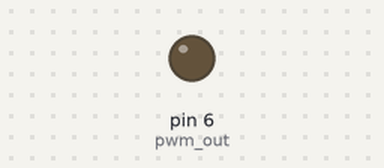
The sketch below on a simulated Arduino Uno, built with avr-gcc and run on an emulated ATmega328P. Parts: output pins drawn as LEDs (lit = HIGH).

Above: at 0.05 s.
At 0.25 s:
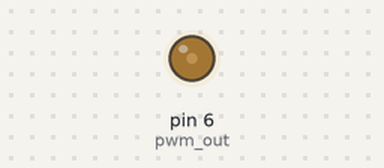
At 0.45 s:
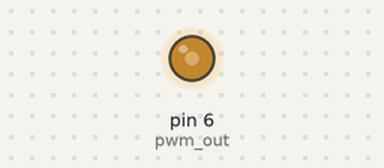
At 0.9 s:
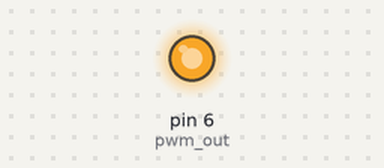
Timing chart, 0 to 3.0 s (numbered marks = the images above):
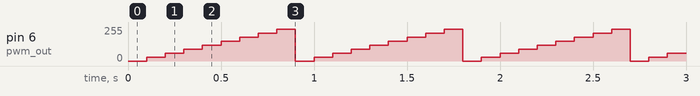

Measured:
- by itself, pin 6 (pwm_out): repeats every 0.90 s: 60/255 0.10 s, 90/255 0.10 s, 120/255 0.10 s, 150/255 0.10 s, 180/255 0.10 s, 210/255 0.10 s, 240/255 0.10 s, 0/255 0.10 s, 30/255 0.10 s

The sketch:

teste.ino
```cpp
#define pwm_out (1 << PD6) //Define a saída do PWM no pino PD6
int brightness = 0;

int main()
{
  DDRD |= pwm_out; // configura saída para o PWM
  PORTD &= ~pwm_out; // PWM inicia desligado

  // Configura modo FAST PWM e modo do comparador A
  TCCR0A |= (1 << WGM01) | (1 << WGM00) | (1 << COM0A1);
  TCCR0B = 1; // Seleciona opção para frequência
  OCR0A = 0;

  while (1){
    OCR0A = brightness;
    brightness += 30;
    if (brightness > 255)
      brightness = 0;
      _delay_ms(100);
  }
}
```
